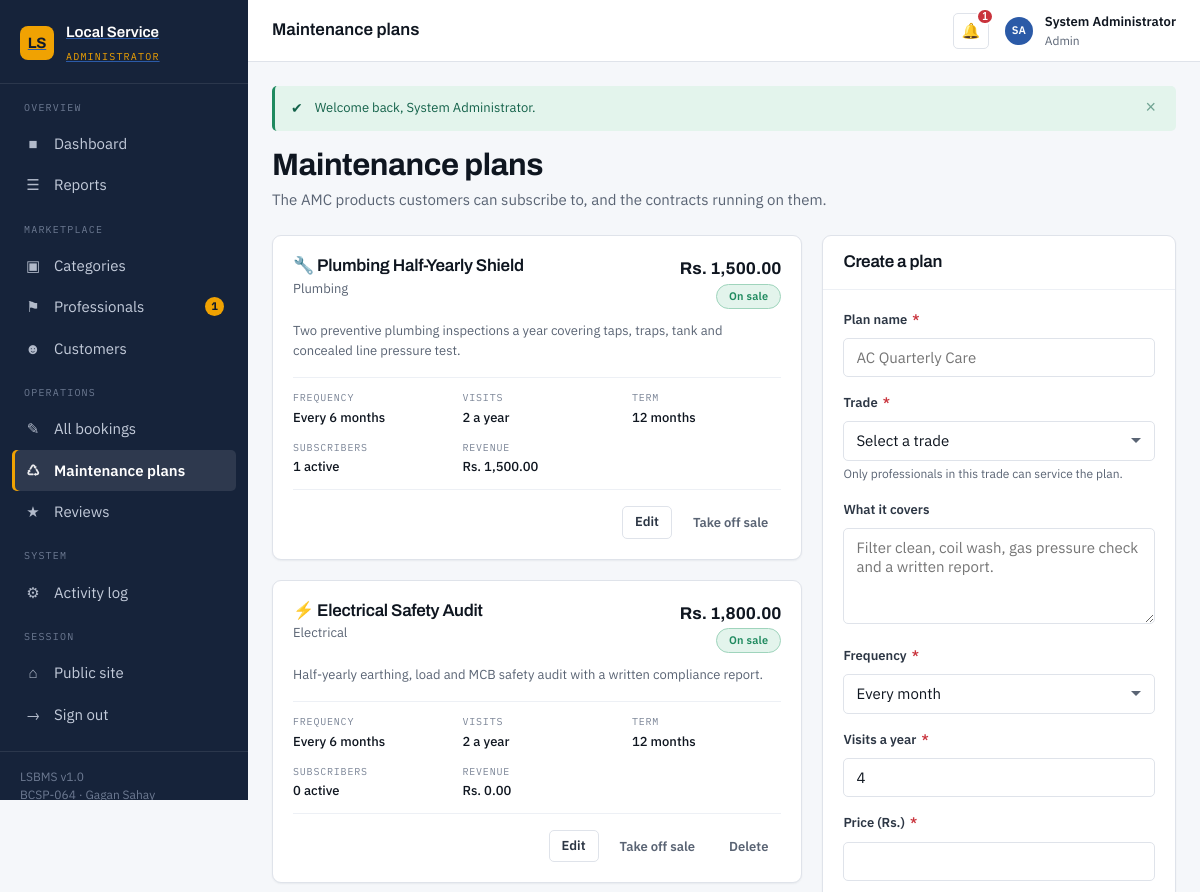
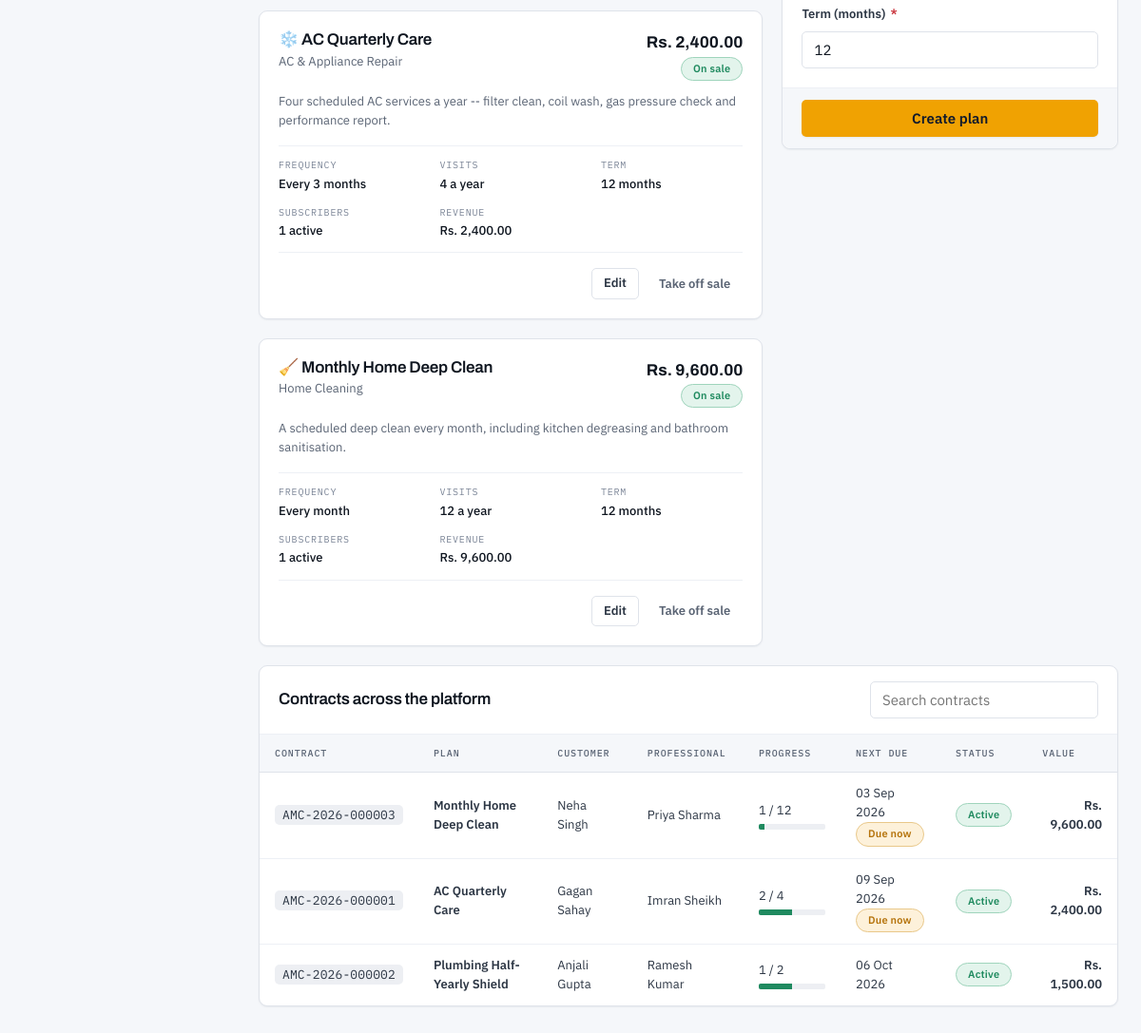
The page /admin/plans.php (signed in) on the database its author committed (2 pictures, top to bottom).
### tables this page shows
CREATE TABLE maintenance_plans (
    plan_id         INT UNSIGNED NOT NULL AUTO_INCREMENT,
    category_id     INT UNSIGNED NOT NULL,
    plan_name       VARCHAR(120) NOT NULL,
    description     TEXT             NULL,
    frequency       ENUM('monthly','quarterly','half_yearly','yearly') NOT NULL DEFAULT 'quarterly',
    visits_per_year TINYINT UNSIGNED NOT NULL DEFAULT 4,
    price           DECIMAL(10,2) NOT NULL DEFAULT 0.00,
    duration_months TINYINT UNSIGNED NOT NULL DEFAULT 12,
    is_active       TINYINT(1)   NOT NULL DEFAULT 1,
    created_at      DATETIME     NOT NULL DEFAULT CURRENT_TIMESTAMP,

    PRIMARY KEY (plan_id),
    KEY idx_plans_category (category_id),
    CONSTRAINT fk_plans_category
        FOREIGN KEY (category_id) REFERENCES categories (category_id)
        ON DELETE RESTRICT ON UPDATE CASCADE
);

CREATE TABLE categories (
    category_id    INT UNSIGNED  NOT NULL AUTO_INCREMENT,
    category_name  VARCHAR(80)   NOT NULL,
    description    VARCHAR(255)      NULL,
    icon           VARCHAR(40)       NULL  COMMENT 'Emoji / icon shown on the landing page',
    is_active      TINYINT(1)    NOT NULL DEFAULT 1,
    created_at     DATETIME      NOT NULL DEFAULT CURRENT_TIMESTAMP,

    PRIMARY KEY (category_id),
    UNIQUE  KEY uq_categories_name (category_name)
);

CREATE TABLE maintenance_contracts (
    contract_id     INT UNSIGNED NOT NULL AUTO_INCREMENT,
    contract_code   VARCHAR(20)  NOT NULL,
    user_id         INT UNSIGNED NOT NULL,
    provider_id     INT UNSIGNED NOT NULL,
    plan_id         INT UNSIGNED NOT NULL,
    start_date      DATE         NOT NULL,
    end_date        DATE         NOT NULL,
    next_due_date   DATE             NULL COMMENT 'NULL once every entitled visit is used',
    visits_used     TINYINT UNSIGNED NOT NULL DEFAULT 0,
    total_visits    TINYINT UNSIGNED NOT NULL,
    amount_paid     DECIMAL(10,2) NOT NULL DEFAULT 0.00,
    service_address VARCHAR(255)     NULL,
    status          ENUM('active','expired','cancelled') NOT NULL DEFAULT 'active',
    created_at      DATETIME     NOT NULL DEFAULT CURRENT_TIMESTAMP,

    PRIMARY KEY (contract_id),
    UNIQUE  KEY uq_contract_code (contract_code),
    KEY idx_contract_user     (user_id),
    KEY idx_contract_provider (provider_id),
    KEY idx_contract_plan     (plan_id),
    KEY idx_contract_status   (status),
    KEY idx_contract_due      (next_due_date),

    CONSTRAINT fk_contract_user
        FOREIGN KEY (user_id)     REFERENCES users (user_id)
        ON DELETE CASCADE  ON UPDATE CASCADE,
    CONSTRAINT fk_contract_provider
        FOREIGN KEY (provider_id) REFERENCES providers (provider_id)
        ON DELETE CASCADE  ON UPDATE CASCADE,
    CONSTRAINT fk_contract_plan
        FOREIGN KEY (plan_id)     REFERENCES maintenance_plans (plan_id)
        ON DELETE RESTRICT ON UPDATE CASCADE
);

CREATE TABLE users (
    user_id        INT UNSIGNED  NOT NULL AUTO_INCREMENT,
    full_name      VARCHAR(100)  NOT NULL,
    email          VARCHAR(150)  NOT NULL,
    password_hash  VARCHAR(255)  NOT NULL  COMMENT 'bcrypt output of password_hash(); never plaintext',
    phone          VARCHAR(15)   NOT NULL,
    address        VARCHAR(255)      NULL,
    city           VARCHAR(60)       NULL,
    pincode        VARCHAR(6)        NULL,
    profile_photo  VARCHAR(255)      NULL  COMMENT 'Relative path under assets/uploads/',
    role           ENUM('customer','provider','admin') NOT NULL DEFAULT 'customer',
    status         ENUM('active','suspended')          NOT NULL DEFAULT 'active',
    created_at     DATETIME      NOT NULL DEFAULT CURRENT_TIMESTAMP,
    updated_at     DATETIME      NOT NULL DEFAULT CURRENT_TIMESTAMP ON UPDATE CURRENT_TIMESTAMP,

    PRIMARY KEY (user_id),
    UNIQUE  KEY uq_users_email (email),
    KEY     idx_users_role     (role),
    KEY     idx_users_city     (city)
);

### admin/plans.php (the view, shortened to what the rows shown need)
<?php
$pdo     = db();
$plans = $pdo->query(
    "SELECT mp.*, c.category_name, c.icon,
            (SELECT COUNT(*) FROM maintenance_contracts mc WHERE mc.plan_id = mp.plan_id) AS contracts,
            (SELECT COUNT(*) FROM maintenance_contracts mc
              WHERE mc.plan_id = mp.plan_id AND mc.status = 'active')                     AS active_contracts,
            (SELECT COALESCE(SUM(mc.amount_paid), 0) FROM maintenance_contracts mc
              WHERE mc.plan_id = mp.plan_id)                                              AS revenue
       FROM maintenance_plans mp
       JOIN categories c ON c.category_id = mp.category_id
      ORDER BY mp.is_active DESC, mp.price"
)->fetchAll();
$contracts = $pdo->query(
    "SELECT mc.*, mp.plan_name, cu.full_name AS customer_name, pu.full_name AS provider_name,
            (SELECT COUNT(*) FROM maintenance_visits v
              WHERE v.contract_id = mc.contract_id AND v.status = 'due') AS due_visits
       FROM maintenance_contracts mc
       JOIN maintenance_plans mp ON mp.plan_id     = mc.plan_id
       JOIN users             cu ON cu.user_id     = mc.user_id
       JOIN providers         p  ON p.provider_id  = mc.provider_id
       JOIN users             pu ON pu.user_id     = p.user_id
      ORDER BY FIELD(mc.status, 'active', 'expired', 'cancelled'), mc.next_due_date ASC
      LIMIT 25"
)->fetchAll();
include __DIR__ . '/../includes/header.php';
?>
<div class="grid grid--2" style="align-items:start;grid-template-columns:1.5fr 1fr">
    <div>
        <?php foreach ($plans as $p): ?>
            <section class="card" style="<?= $p['is_active'] ? '' : 'opacity:.66' ?>">
                <div class="card__body">
                    <div class="jobcard__top">
                        <div>
                            <h3 style="margin-bottom:2px">
                                <?= e($p['icon']) ?> <?= e($p['plan_name']) ?>
                            </h3>
                            <p class="text-small text-muted" style="margin:0"><?= e($p['category_name']) ?></p>
                        </div>
                        <div class="text-right">
                            <div class="provider-card__rate"><?= e(money($p['price'])) ?></div>
                            <?= $p['is_active']
                                ? '<span class="badge badge--active">On sale</span>'
                                : '<span class="badge badge--expired">Withdrawn</span>' ?>
                        </div>
                    </div>
                    <p class="text-small text-muted"><?= e(excerpt($p['description'], 120)) ?></p>
                    <dl class="jobcard__facts">
                        <div><dt>Frequency</dt><dd><?= e(frequency_label($p['frequency'])) ?></dd></div>
                        <div><dt>Visits</dt><dd><?= (int) $p['visits_per_year'] ?> a year</dd></div>
                        <div><dt>Term</dt><dd><?= (int) $p['duration_months'] ?> months</dd></div>
                        <div><dt>Subscribers</dt><dd><?= (int) $p['active_contracts'] ?> active</dd></div>
                        <div><dt>Revenue</dt><dd><?= e(money($p['revenue'])) ?></dd></div>
                    </dl>
                    <div class="jobcard__foot">
                        <div class="btn-row" style="margin-left:auto">
                            <a class="btn btn--outline btn--sm"
                               href="plans.php?edit=<?= (int) $p['plan_id'] ?>">Edit</a>
                            <form method="post" action="plans.php" style="display:inline">
                                <button class="btn btn--ghost btn--sm" type="submit">
                                    <?= $p['is_active'] ? 'Take off sale' : 'Put on sale' ?>
                                </button>
                            </form>
                            <?php if ((int) $p['contracts'] === 0): ?>
                                <form method="post" action="plans.php" style="display:inline">
                                    <button class="btn btn--ghost btn--sm" type="submit"
                                            data-confirm="Delete &quot;<?= e($p['plan_name']) ?>&quot; permanently?">
                                        Delete
                                    </button>
                                </form>
                            <?php endif; ?>
                        </div>
                    </div>
                </div>
            </section>
        <?php endforeach; ?>
    </div>
</div>
<section class="card">
    <div class="card__body card__body--flush">
        <?php if (!$contracts): ?>
            <div class="empty" style="padding:var(--sp-10) 0">
                <div class="empty__icon" aria-hidden="true">&#128467;</div>
                <h3>No contracts yet</h3>
                <p>Once a customer subscribes to a plan, their contract will be listed here.</p>
            </div>
        <?php else: ?>
            <div class="table-wrap">
                <table class="table" id="contractTable">
                    <thead>
                        <tr>
                            <th>Contract</th><th>Plan</th><th>Customer</th><th>Professional</th>
                            <th>Progress</th><th>Next due</th><th>Status</th><th class="text-right">Value</th>
                        </tr>
                    </thead>
                    <tbody>
                    <?php foreach ($contracts as $c): ?>
                        <tr>
                            <td><span class="ref"><?= e($c['contract_code']) ?></span></td>
                            <td class="table__primary"><?= e($c['plan_name']) ?></td>
                            <td><?= e($c['customer_name']) ?></td>
                            <td><?= e($c['provider_name']) ?></td>
                            <td>
                                <?= (int) $c['visits_used'] ?> / <?= (int) $c['total_visits'] ?>
                                <div class="meter" style="height:6px;margin-top:4px;width:70px">
                                    <div class="meter__fill"
                                         style="width:<?= (int) $c['total_visits'] > 0
                                             ? round((int) $c['visits_used'] / (int) $c['total_visits'] * 100) : 0 ?>%;
                                                background:var(--green-600)"></div>
                                </div>
                            </td>
                            <td class="text-small">
                                <?= $c['next_due_date'] ? e(show_date($c['next_due_date'])) : '--' ?>
                                <?php if ((int) $c['due_visits'] > 0): ?>
                                    <br><span class="badge badge--due">Due now</span>
                                <?php endif; ?>
                            </td>
                            <td><?= status_badge($c['status']) ?></td>
                            <td class="text-right table__primary"><?= e(money($c['amount_paid'])) ?></td>
                        </tr>
                    <?php endforeach; ?>
                    </tbody>
                </table>
            </div>
        <?php endif; ?>
    </div>
</section>
<?php include __DIR__ . '/../includes/footer.php'; ?>

### includes/functions.php (shortened to what the rows shown need)
<?php
function e($value): string
{
    return htmlspecialchars((string) ($value ?? ''), ENT_QUOTES | ENT_SUBSTITUTE, 'UTF-8');
}
function frequency_label(string $frequency): string
{
    return [
        'monthly'     => 'Every month',
        'quarterly'   => 'Every 3 months',
        'half_yearly' => 'Every 6 months',
        'yearly'      => 'Once a year',
    ][$frequency] ?? ucfirst($frequency);
}
function money($amount): string
{
    return CURRENCY . ' ' . number_format((float) $amount, 2);
}
function show_date(?string $date): string
{
    return $date ? date(DATE_FORMAT, strtotime($date)) : '--';
}
function status_badge(string $status): string
{
    $labels = [
        'pending'     => 'Pending',
        'confirmed'   => 'Confirmed',
        'in_progress' => 'In Progress',
        'completed'   => 'Completed',
        'cancelled'   => 'Cancelled',
        'rejected'    => 'Rejected',
        'active'      => 'Active',
        'suspended'   => 'Suspended',
        'verified'    => 'Verified',
        'expired'     => 'Expired',
        'scheduled'   => 'Scheduled',
        'due'         => 'Due',
        'missed'      => 'Missed',
        'paid'        => 'Paid',
        'refunded'    => 'Refunded',
    ];
    $label = $labels[$status] ?? ucfirst(str_replace('_', ' ', $status));
    return '<span class="badge badge--' . e($status) . '">' . e($label) . '</span>';
}
function excerpt(?string $text, int $limit = 60): string
{
    $text = trim((string) $text);
    if (mb_strlen($text) <= $limit) {
        return $text;
    }
    return mb_substr($text, 0, $limit) . '...';
}

### rows shown on the page
maintenance_plans: category.icon "🔧", plan_name "Plumbing Half-Yearly Shield", category.category_name "Plumbing", price "Rs. 1,500.00", is_active "On sale", description "Two preventive plumbing inspections a year covering taps, traps, tank and concealed line pressure test.", frequency "Every 6 months", visits_per_year "2", duration_months "12", active_contracts "1", revenue "Rs. 1,500.00"
maintenance_plans: category.icon "⚡", plan_name "Electrical Safety Audit", category.category_name "Electrical", price "Rs. 1,800.00", is_active "On sale", description "Half-yearly earthing, load and MCB safety audit with a written compliance report.", frequency "Every 6 months", visits_per_year "2", duration_months "12", active_contracts "0", revenue "Rs. 0.00"
maintenance_plans: category.icon "❄️", plan_name "AC Quarterly Care", category.category_name "AC & Appliance Repair", price "Rs. 2,400.00", is_active "On sale", description "Four scheduled AC services a year -- filter clean, coil wash, gas pressure check and performance report.", frequency "Every 3 months", visits_per_year "4", duration_months "12", active_contracts "1", revenue "Rs. 2,400.00"
maintenance_plans: category.icon "🧹", plan_name "Monthly Home Deep Clean", category.category_name "Home Cleaning", price "Rs. 9,600.00", is_active "On sale", description "A scheduled deep clean every month, including kitchen degreasing and bathroom sanitisation.", frequency "Every month", visits_per_year "12", duration_months "12", active_contracts "1", revenue "Rs. 9,600.00"
maintenance_contracts: contract_code "AMC-2026-000003", plan.plan_name "Monthly Home Deep Clean", user.full_name "Neha Singh", provider_name "Priya Sharma", visits_used "1", total_visits "12", next_due_date "03 Sep 2026", shows "Due now", status "Active", amount_paid "Rs. 9,600.00"
maintenance_contracts: contract_code "AMC-2026-000001", plan.plan_name "AC Quarterly Care", user.full_name "Gagan Sahay", provider_name "Imran Sheikh", visits_used "2", total_visits "4", next_due_date "09 Sep 2026", shows "Due now", status "Active", amount_paid "Rs. 2,400.00"
maintenance_contracts: contract_code "AMC-2026-000002", plan.plan_name "Plumbing Half-Yearly Shield", user.full_name "Anjali Gupta", provider_name "Ramesh Kumar", visits_used "1", total_visits "2", next_due_date "06 Oct 2026", status "Active", amount_paid "Rs. 1,500.00"

### other values the page prints
$roleLabels[$role] "ADMINISTRATOR"
$groupName "OVERVIEW"
$icon "■"
$label "Dashboard"
$icon "☰"
$label "Reports"
$groupName "MARKETPLACE"
$icon "▣"
$label "Categories"
$icon "⚑"
$label "Professionals"
$count "1"
$icon "☻"
$label "Customers"
$groupName "OPERATIONS"
